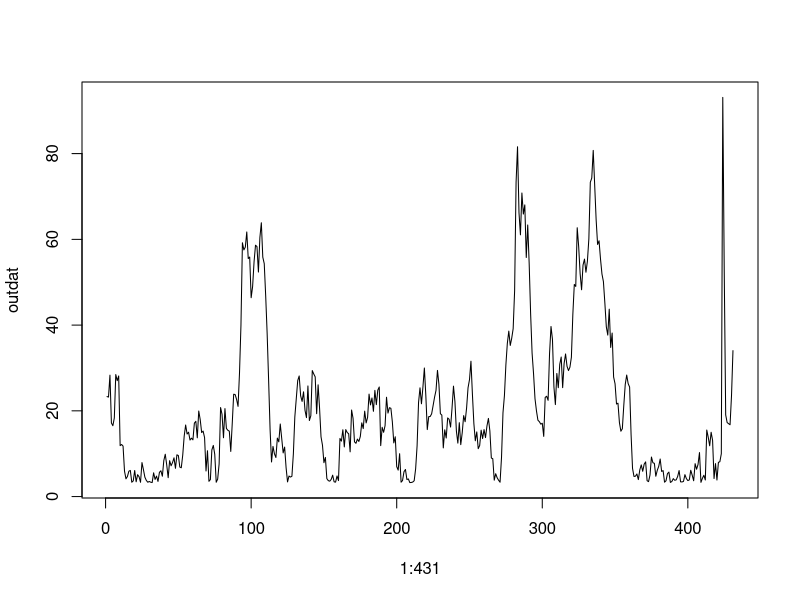
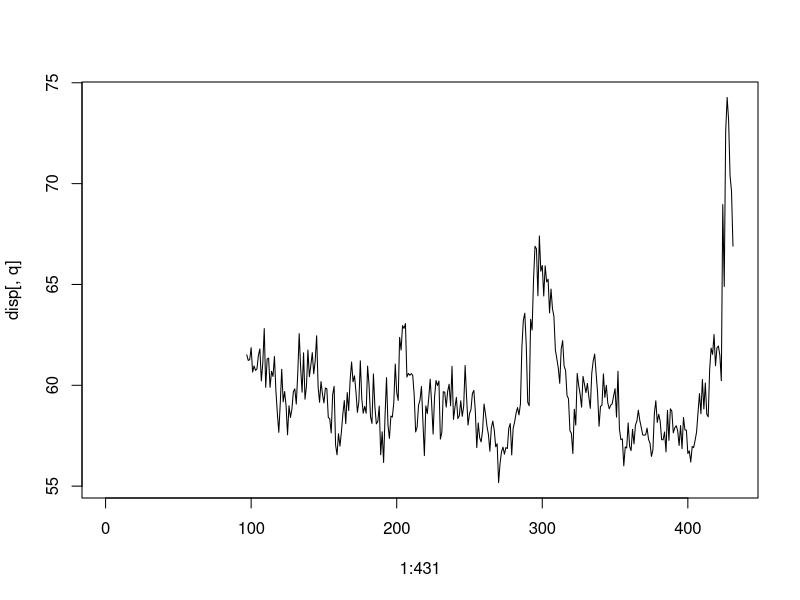
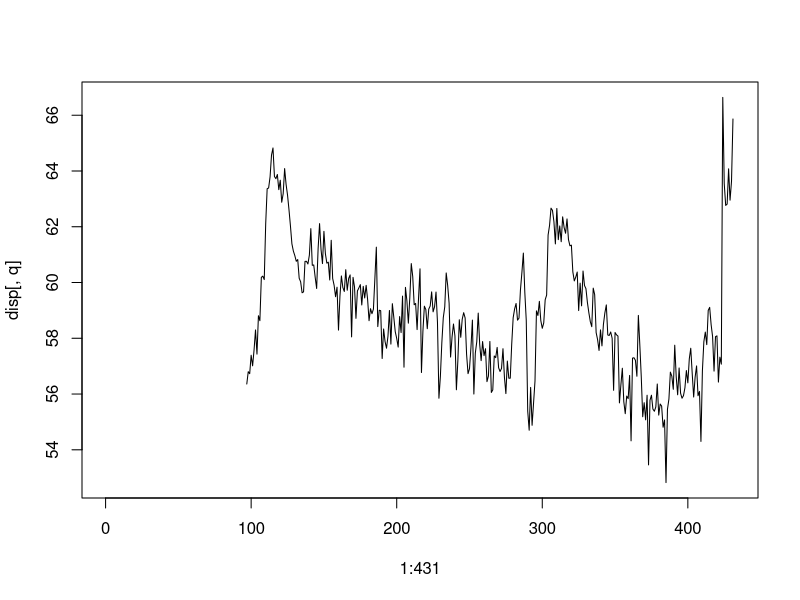
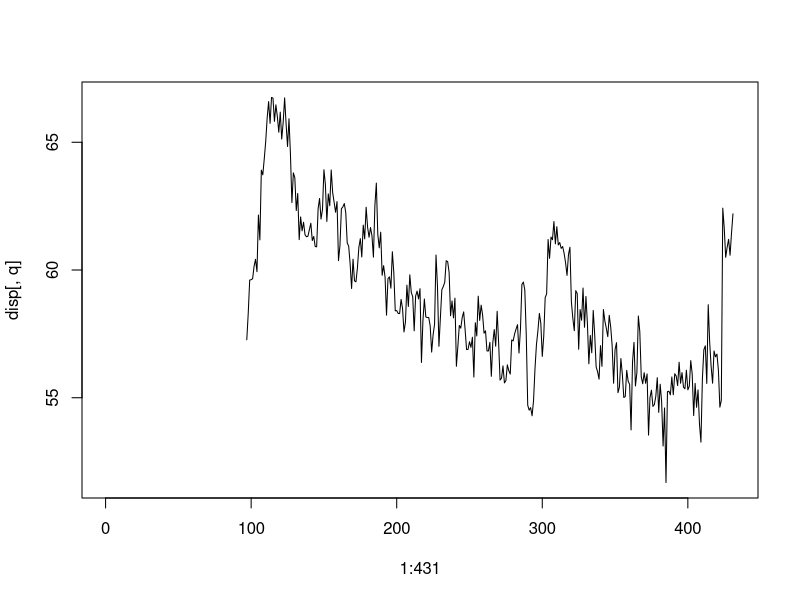
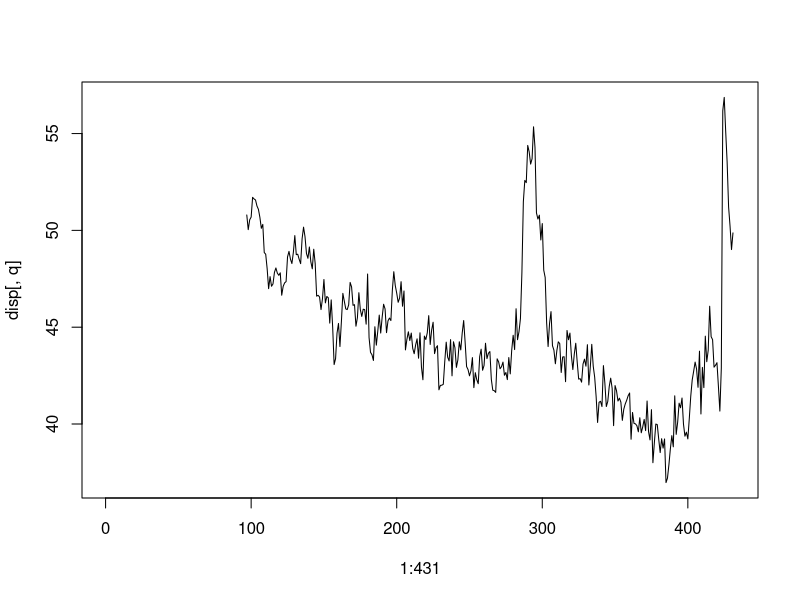
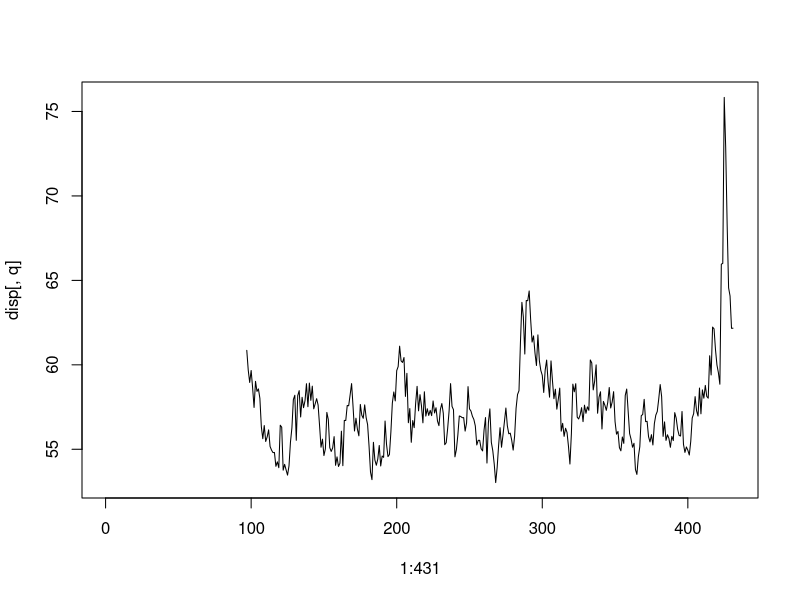
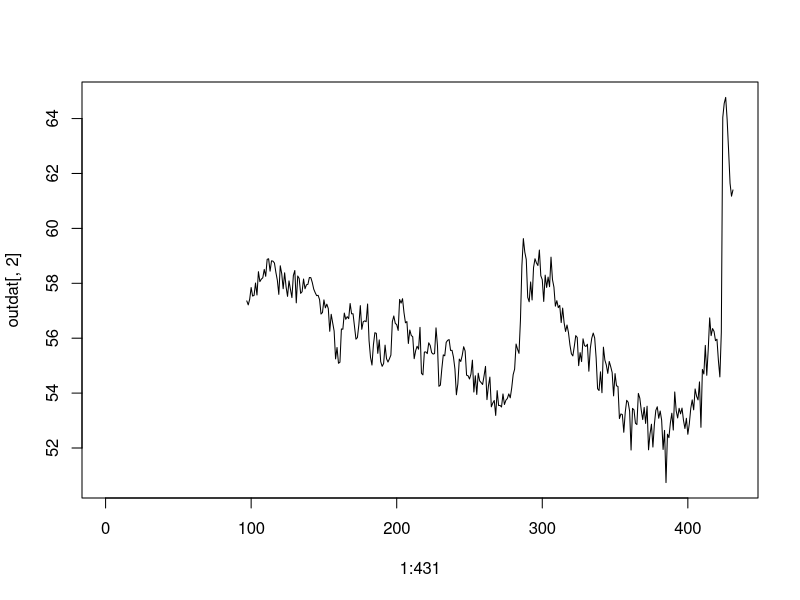

Recreate these plots in R, in order.


indat <- read.table('datashares_selection.csv', header=T, sep=',')

# consumer outlook
cons <- indat[,grep('CONS', colnames(indat))]

Q <- cons[,grep('2', colnames(cons))]

mean <- Q[,1]+0.5*Q[,2]-0.5*Q[,4]+(-1)*Q[,5]
outdat <- sqrt(Q[,1]*(1 - mean)^2 + Q[,2]*(0.5 - mean)^2 + Q[,4]*(-0.5 - mean)^2 + Q[,5]*(-1 - mean)^2)

plot(1:431, outdat, 'l')


# industry
indu <- indat[,grep('INDU', colnames(indat))]
questions <- c(1:5)
disp <- matrix(NA, nrow=nrow(indu), ncol=length(questions))

for (q in 1:length(questions)){
  Q <- indu[,grep(as.character(questions[q]), colnames(indu))]
  fracplus <- Q[, 1]/100
  fracmin <- Q[,3]/100
  disp[,q] <- 100*(fracplus + fracmin - (fracplus - fracmin)^2)^(1/2)
  plot(1:431, disp[,q], 'l')
}

outdat <- cbind(outdat, rowMeans(disp))
plot(1:431, outdat[,2], 'l')

# export
colnames(outdat) <- c('ConsDisp','InduDisp')
outdat <- ts(outdat, freq=12, start=c(1985,1))
write.table(outdat, 'out.csv', sep=';')

